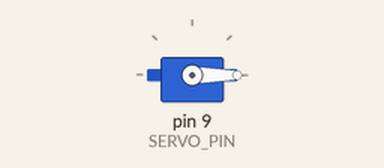
The sketch below on a simulated Arduino Uno, built with avr-gcc and run on an emulated ATmega328P. Parts: servo. At 40.0 s the program stops and its outputs stay as they are.

Above: at 0.05 s.
At 2.25 s:
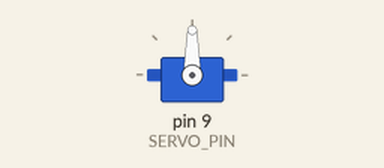
At 4.5 s:
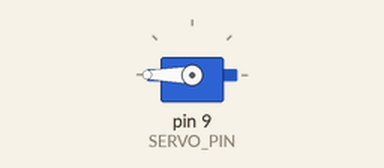
At 9.0 s:
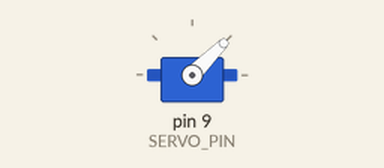
Timing chart, 0 to 13.0 s (numbered marks = the images above):
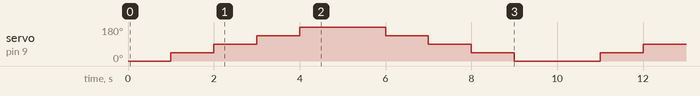

Measured:
- by itself, servo on pin 9 (SERVO_PIN): repeats every 10.0 s: 90° 1.0 s, 135° 1.0 s, 180° 2.0 s, 135° 1.0 s, 90° 1.0 s, 45° 1.0 s, 0° 2.0 s, 45° 1.0 s

The sketch:

servoTest.ino
```cpp
#include <Servo.h>

#define SERVO_PIN 9
Servo myservo;
int pos = 0;

void setup() {
  // put your setup code here, to run once:
  myservo.attach(SERVO_PIN);
}

void loop() {
  int i;
  // Repeat program 4 times
  for (i = 0; i < 4; i++) {
    for (pos = 0; pos <= 180; pos += 45) {
      myservo.write(pos);
      delay(1000);
    }
    for (pos = 180; pos >= 0; pos -= 45) {
      myservo.write(pos);
      delay(1000);
    }
  }

  // Stay idle after servo test is done
  while (1);
}
```
